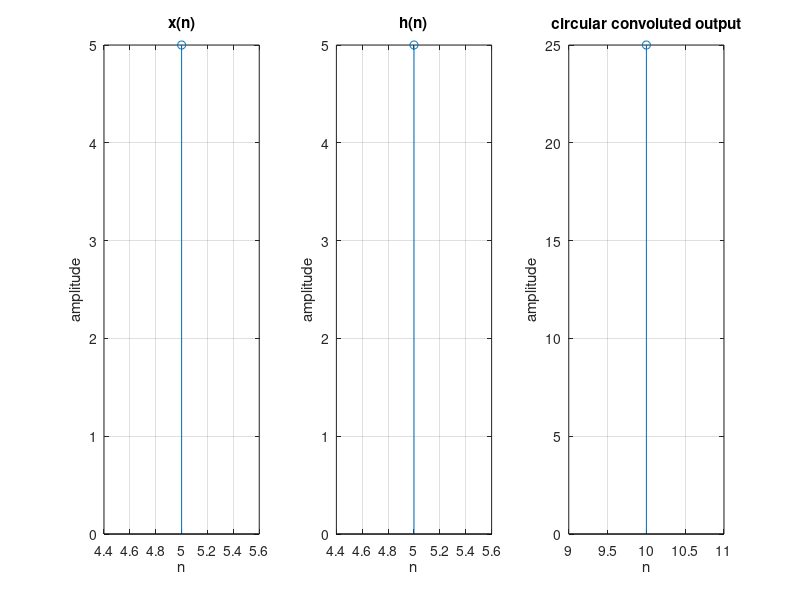

Recreate this plot in MATLAB.
clc;
clear all;
close all;
x=input('enter first sequence:');
h=input("enter second sequence:");
lx=length(x);
lh=length(h);
k=max(lx,lh);
sx=input("enter starting index of first sequence:");
sh=input("enter starting index of second sequence:");
rx=sx:1:lx+sx-1;
rh=sh:1:lh+sh-1;
rk=sx+sh:1:k+sx+sh-1;
x=x(:,end:-1:1);
for i=1:lx
    x=[x(end) x(1:end-1)];
    h1=h;
    y(i)=sum(x.*h1);
end
disp("output:");
disp(y);
%ploting
subplot(1,3,1);
stem(rx,x);
xlabel('n');
ylabel('amplitude');
grid on;
title('x(n)');
subplot(1,3,2);
stem(rh,h);
xlabel('n');
ylabel('amplitude');
grid on;
title('h(n)');
subplot(1,3,3);
stem(rk,y);
xlabel('n');
ylabel('amplitude');
grid on;
title('circular convoluted output');
